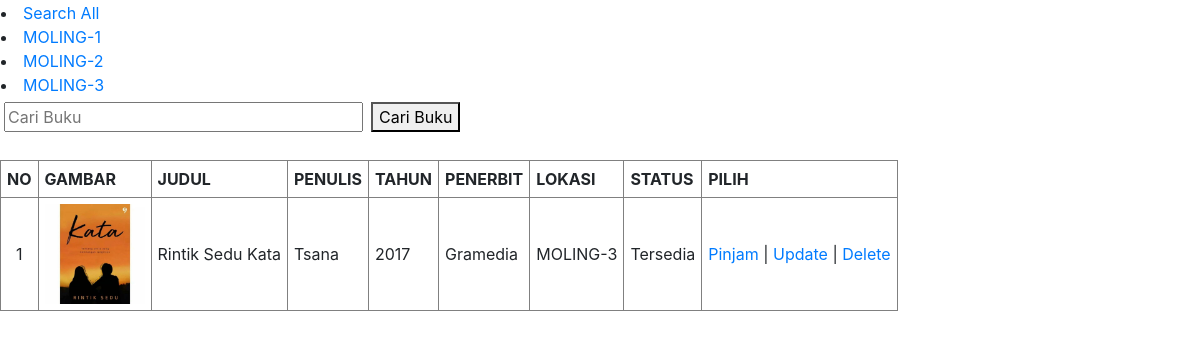
Screenshot of /read.php?moling=MOLING-3 with the database file from the repository.
### tables this page shows
CREATE TABLE `buku` (
  `id` int(11) NOT NULL,
  `judul` varchar(100) DEFAULT NULL,
  `penulis` varchar(50) DEFAULT NULL,
  `tahun` varchar(10) DEFAULT NULL,
  `penerbit` varchar(80) DEFAULT NULL,
  `lokasi` varchar(100) DEFAULT NULL,
  `status` varchar(20) DEFAULT NULL,
  `cover` varchar(100) DEFAULT NULL
);

### function.php (called while the page is built, shortened)
<?php
$conn = mysqli_connect("localhost", "root", "", "sahabat_literasi");
function query($query)
{
   global $conn;
   $result = mysqli_query($conn, $query);
   $record = [];
   while ($data = mysqli_fetch_assoc($result)) {
      $record[] = $data;
   }
   return $record;
}

### read.php (the view, shortened to what this page needs)
<?php
require "function.php";
global $conn;
$buku = query("SELECT * FROM buku;");
$moling_select = query("SELECT * FROM buku group by lokasi asc;");
if (isset($_GET["moling"])) {
   $lokasi = $_GET['moling'];
   $moling = query("SELECT * FROM buku WHERE lokasi = '$lokasi' group by lokasi asc");
} else {
   echo mysqli_error($conn);
}
?>
<!DOCTYPE html>
<html lang="en">
<head>
   <link rel="stylesheet" href="css/bootstrap/bootstrap.css">
   <link rel="stylesheet" href="css/bootstrap/bootstrap.min.css">
</head>
<body>
   <form action="" method="post">
      <table border="0 px">
         <tr>
            <td>
               <li><a href="read.php">Search All</a></li>
               <?php foreach ($moling_select as $data) : ?>
                  <li><a href="read.php?moling=<?= $data['lokasi']; ?>"><?= $data['lokasi'] ?></a></li>
               <?php endforeach; ?>
            </td>
         </tr>
      </table>
   </form>
   <form action="" method="post">
      <table border="0px" cellspacing="0px" cellpadding="4px">
         <tr>
            <td><input type="text" name="search" size="30px" autofocus placeholder="Cari Buku" autocomplete="off" id="search"></td>
            <td>
               <button type="submit" name="submitcari" id="submitcari">Cari Buku</button>
            </td>
         </tr>
      </table>
      <br>
   </form>
   <table border="1px" cellpadding="6px">
      <tr>
         <th>NO</th>
         <th>GAMBAR</th>
         <th>JUDUL</th>
         <th>PENULIS</th>
         <th>TAHUN</th>
         <th>PENERBIT</th>
         <th>LOKASI</th>
         <th>STATUS</th>
         <th>PILIH</th>
      </tr>
      <?php if (isset($_GET['moling'])) : ?>
         <?php $i = 1;
         foreach ($moling as $bk) : ?>
            <tr>
               <td align="center"><?= $i ?></td>
               <td align="center"><img width="auto" height="100px" src="images/<?= $bk["judul"]; ?>/<?= $bk["cover"] ?>" alt="<?= $bk["cover"] ?>"></td>
               <td><?= $bk["judul"]; ?></td>
               <td><?= $bk["penulis"]; ?></td>
               <td><?= $bk["tahun"]; ?></td>
               <td><?= $bk["penerbit"]; ?></td>
               <td><?= $bk["lokasi"]; ?></td>
               <td><?= $bk["status"]; ?></td>
               <td>
                  <a class="pinjam" href="" data-toggle="modal" data-target="#formModal-input" data-id_buku="<?= $bk['id'] ?>" data-status="<?= $bk['status'] ?>">Pinjam</a> |
                  <a href="update.php?id=<?= $bk["id"]; ?>">Update</a> |
                  <a href="delete.php?id=<?= $bk["id"]; ?>" onclick="return confirm('yakin dihapus?');">Delete</a>
               </td>
            </tr>
         <?php $i++;
         endforeach ?>
      <?php endif ?>
   </table>
</body>
</html>

### rows the page displays
buku: lokasi "MOLING-1"
buku: lokasi "MOLING-2"
buku: lokasi "MOLING-3", judul+cover (picture), judul "Rintik Sedu Kata", penulis "Tsana", tahun "2017", penerbit "Gramedia", status "Tersedia"
